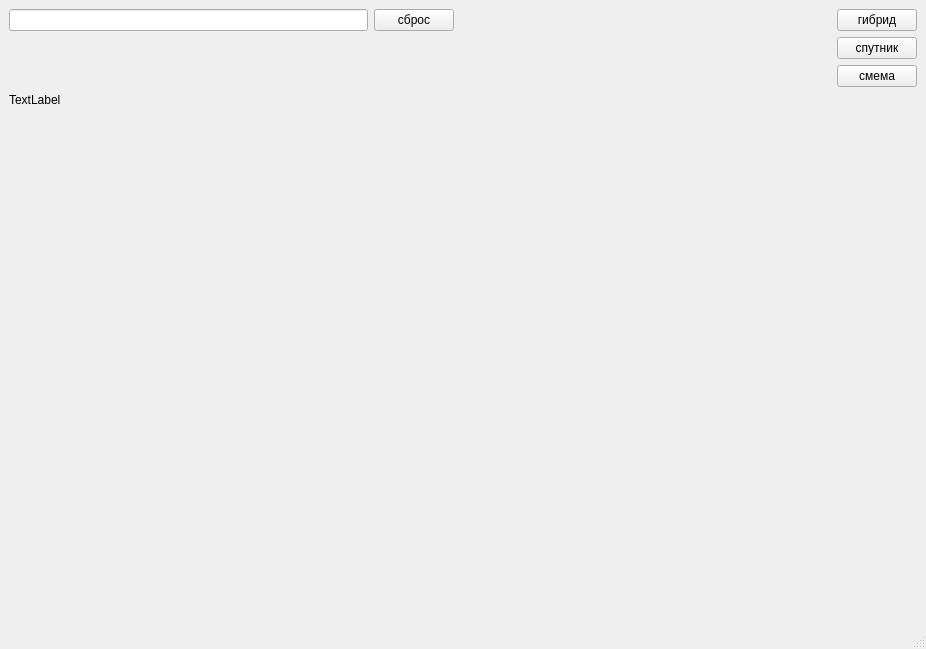
<?xml version="1.0" encoding="UTF-8"?>
<ui version="4.0">
 <class>MainWindow</class>
 <widget class="QMainWindow" name="MainWindow">
  <property name="geometry">
   <rect>
    <x>0</x>
    <y>0</y>
    <width>926</width>
    <height>649</height>
   </rect>
  </property>
  <property name="windowTitle">
   <string>Отображение карты</string>
  </property>
  <widget class="QWidget" name="centralwidget">
   <layout class="QGridLayout" name="gridLayout">
    <item row="0" column="0">
     <widget class="QLineEdit" name="g_search"/>
    </item>
    <item row="2" column="5">
     <widget class="QPushButton" name="g_layer1">
      <property name="text">
       <string>смема</string>
      </property>
     </widget>
    </item>
    <item row="0" column="2" rowspan="3">
     <spacer name="g_spacer1">
      <property name="orientation">
       <enum>Qt::Horizontal</enum>
      </property>
      <property name="sizeType">
       <enum>QSizePolicy::Expanding</enum>
      </property>
      <property name="sizeHint" stdset="0">
       <size>
        <width>40</width>
        <height>20</height>
       </size>
      </property>
     </spacer>
    </item>
    <item row="3" column="1" rowspan="3" colspan="5">
     <spacer name="verticalSpacer">
      <property name="orientation">
       <enum>Qt::Vertical</enum>
      </property>
      <property name="sizeHint" stdset="0">
       <size>
        <width>20</width>
        <height>40</height>
       </size>
      </property>
     </spacer>
    </item>
    <item row="0" column="1">
     <widget class="QPushButton" name="g_reset">
      <property name="text">
       <string>сброс</string>
      </property>
     </widget>
    </item>
    <item row="0" column="5">
     <widget class="QPushButton" name="g_layer3">
      <property name="text">
       <string>гибрид</string>
      </property>
     </widget>
    </item>
    <item row="3" column="0">
     <widget class="QLabel" name="g_map">
      <property name="text">
       <string>TextLabel</string>
      </property>
     </widget>
    </item>
    <item row="1" column="5">
     <widget class="QPushButton" name="g_layer2">
      <property name="text">
       <string>спутник</string>
      </property>
     </widget>
    </item>
    <item row="5" column="0">
     <spacer name="g_spacer2">
      <property name="orientation">
       <enum>Qt::Vertical</enum>
      </property>
      <property name="sizeHint" stdset="0">
       <size>
        <width>20</width>
        <height>40</height>
       </size>
      </property>
     </spacer>
    </item>
    <item row="4" column="0">
     <widget class="QLabel" name="inform_map">
      <property name="text">
       <string/>
      </property>
     </widget>
    </item>
   </layout>
  </widget>
  <widget class="QMenuBar" name="menubar">
   <property name="geometry">
    <rect>
     <x>0</x>
     <y>0</y>
     <width>926</width>
     <height>21</height>
    </rect>
   </property>
  </widget>
  <widget class="QStatusBar" name="statusbar"/>
 </widget>
 <resources/>
 <connections/>
</ui>
